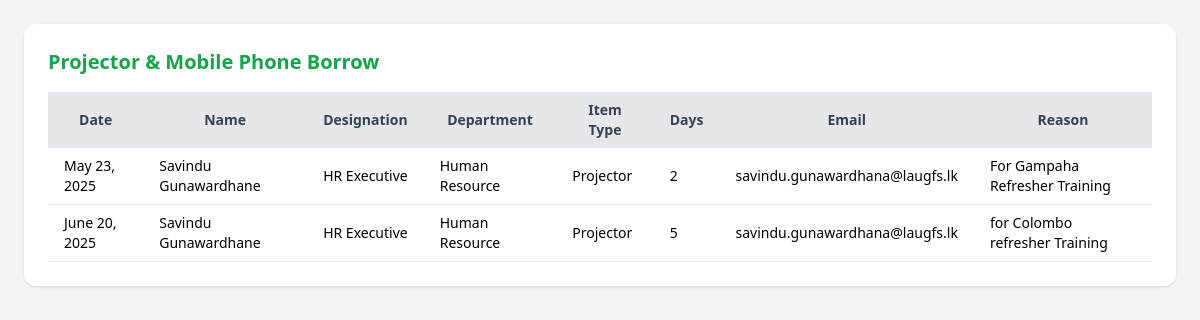
The app's page /borrow/ (signed in) with its own data.
### tracking/models.py (models this page shows, shortened)
class Borrow(models.Model):
    STATUS_CHOICES = [
        ('Pending', 'Pending'),
        ('Returned', 'Item has returned'),
    ]
    date = models.DateField()
    name = models.CharField(max_length=100)
    designation = models.CharField(max_length=100)
    department = models.CharField(max_length=100)
    item_type = models.CharField(max_length=50)
    days = models.PositiveIntegerField()
    email = models.EmailField()
    hod_email = models.EmailField(blank=True, null=True)
    status = models.CharField(max_length=20, choices=STATUS_CHOICES, default='Pending')
    handover_date = models.DateField(blank=True, null=True)
    created_by = models.ForeignKey(User, on_delete=models.SET_NULL, null=True, blank=True, related_name='borrows')
    reason = models.TextField()

### tracking/views.py (the view)
# urls.py: path('borrow/', views.borrow_list, name='borrow_list'),
@login_required
def borrow_list(request):
    borrows = Borrow.objects.all()
    return render(request, 'borrow_list.html', {'borrows': borrows})

### tracking/templates/borrow_list.html (shortened to what this page needs)
<!DOCTYPE html>
<html>
<head>
    <script src="https://cdn.tailwindcss.com"></script>
</head>
<body class="bg-gray-100 p-6">
    <div class="max-w-6xl mx-auto bg-white shadow rounded-xl p-6">
        <h1 class="text-xl font-bold text-green-600 mb-4">Projector & Mobile Phone Borrow</h1>
        <table class="min-w-full text-sm bg-white">
            <thead>
                <tr class="bg-gray-200 text-gray-700">
                    <th class="py-2 px-4">Date</th>
                    <th class="py-2 px-4">Name</th>
                    <th class="py-2 px-4">Designation</th>
                    <th class="py-2 px-4">Department</th>
                    <th class="py-2 px-4">Item Type</th>
                    <th class="py-2 px-4">Days</th>
                    <th class="py-2 px-4">Email</th>
                    <th class="py-2 px-4">Reason</th>
                </tr>
            </thead>
            <tbody>
                {% for borrow in borrows %}
                <tr class="border-b hover:bg-gray-100">
                    <td class="py-2 px-4">{{ borrow.date }}</td>
                    <td class="py-2 px-4">{{ borrow.name }}</td>
                    <td class="py-2 px-4">{{ borrow.designation }}</td>
                    <td class="py-2 px-4">{{ borrow.department }}</td>
                    <td class="py-2 px-4">{{ borrow.item_type }}</td>
                    <td class="py-2 px-4">{{ borrow.days }}</td>
                    <td class="py-2 px-4">{{ borrow.email }}</td>
                    <td class="py-2 px-4">{{ borrow.reason }}</td>
                </tr>
                {% empty %}
                <tr>
                    <td colspan="8" class="text-center py-4 text-gray-500">No borrow records found.</td>
                </tr>
                {% endfor %}
            </tbody>
        </table>
    </div>
</body>
</html>

### records on screen
Borrow: date "May 23, 2025", name "Savindu Gunawardhane", designation "HR Executive", department "Human Resource", item_type "Projector", days "2", email "savindu.gunawardhana@laugfs.lk", reason "For Gampaha Refresher Training"
Borrow: date "June 20, 2025", name "Savindu Gunawardhane", designation "HR Executive", department "Human Resource", item_type "Projector", days "5", email "savindu.gunawardhana@laugfs.lk", reason "for Colombo refresher Training"
